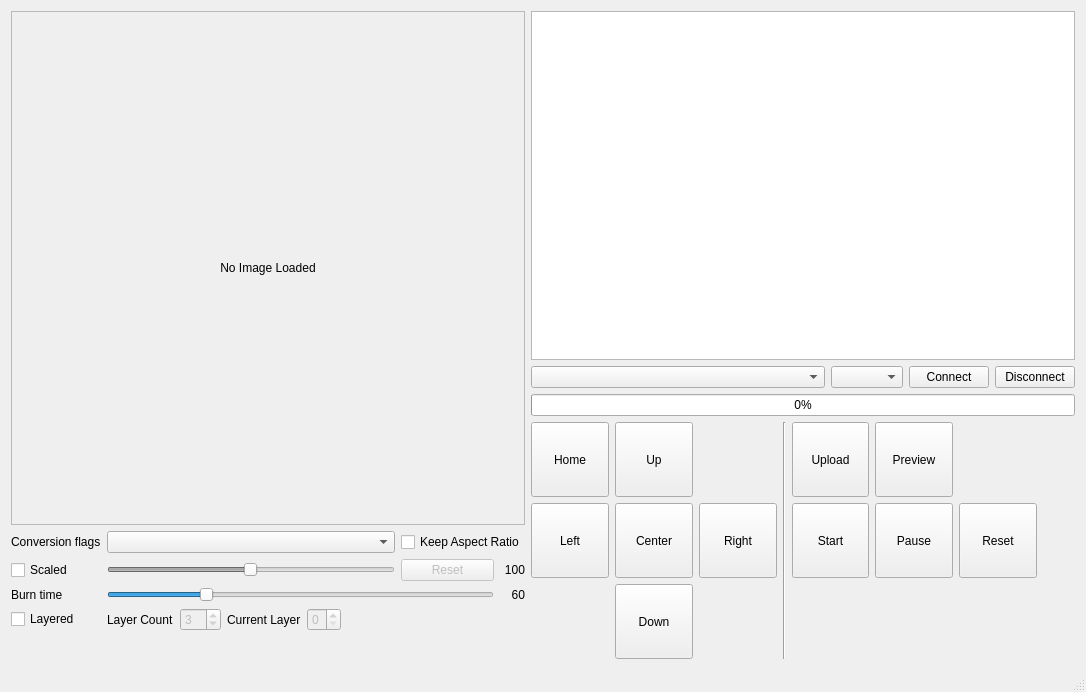
<?xml version="1.0" encoding="UTF-8"?>
<ui version="4.0">
 <class>MainWindow</class>
 <widget class="QMainWindow" name="MainWindow">
  <property name="geometry">
   <rect>
    <x>0</x>
    <y>0</y>
    <width>1086</width>
    <height>692</height>
   </rect>
  </property>
  <property name="windowTitle">
   <string>EzGraver</string>
  </property>
  <widget class="QWidget" name="centralWidget">
   <layout class="QHBoxLayout" name="horizontalLayout_2" stretch="0,1">
    <item>
     <layout class="QVBoxLayout" name="verticalLayout_3">
      <item>
       <widget class="ImageLabel" name="image">
        <property name="sizePolicy">
         <sizepolicy hsizetype="Fixed" vsizetype="Fixed">
          <horstretch>0</horstretch>
          <verstretch>0</verstretch>
         </sizepolicy>
        </property>
        <property name="minimumSize">
         <size>
          <width>514</width>
          <height>514</height>
         </size>
        </property>
        <property name="frameShape">
         <enum>QFrame::StyledPanel</enum>
        </property>
        <property name="text">
         <string>No Image Loaded</string>
        </property>
        <property name="alignment">
         <set>Qt::AlignCenter</set>
        </property>
       </widget>
      </item>
      <item>
       <layout class="QGridLayout" name="gridLayout_2">
        <item row="2" column="0">
         <widget class="QLabel" name="label_2">
          <property name="text">
           <string>Burn time</string>
          </property>
         </widget>
        </item>
        <item row="3" column="1">
         <layout class="QHBoxLayout" name="horizontalLayout">
          <item>
           <widget class="QLabel" name="label_5">
            <property name="text">
             <string>Layer Count</string>
            </property>
           </widget>
          </item>
          <item>
           <widget class="QSpinBox" name="layerCount">
            <property name="enabled">
             <bool>false</bool>
            </property>
            <property name="minimum">
             <number>2</number>
            </property>
            <property name="value">
             <number>3</number>
            </property>
           </widget>
          </item>
          <item>
           <widget class="QLabel" name="label_3">
            <property name="text">
             <string>Current Layer</string>
            </property>
           </widget>
          </item>
          <item>
           <widget class="QSpinBox" name="selectedLayer">
            <property name="enabled">
             <bool>false</bool>
            </property>
            <property name="layoutDirection">
             <enum>Qt::LeftToRight</enum>
            </property>
            <property name="minimum">
             <number>0</number>
            </property>
            <property name="maximum">
             <number>3</number>
            </property>
            <property name="value">
             <number>0</number>
            </property>
           </widget>
          </item>
          <item>
           <spacer name="horizontalSpacer_2">
            <property name="orientation">
             <enum>Qt::Horizontal</enum>
            </property>
            <property name="sizeHint" stdset="0">
             <size>
              <width>40</width>
              <height>20</height>
             </size>
            </property>
           </spacer>
          </item>
         </layout>
        </item>
        <item row="2" column="3">
         <widget class="QLabel" name="burnTimeLabel">
          <property name="sizePolicy">
           <sizepolicy hsizetype="Fixed" vsizetype="Preferred">
            <horstretch>0</horstretch>
            <verstretch>0</verstretch>
           </sizepolicy>
          </property>
          <property name="minimumSize">
           <size>
            <width>25</width>
            <height>0</height>
           </size>
          </property>
          <property name="text">
           <string>60</string>
          </property>
          <property name="alignment">
           <set>Qt::AlignRight|Qt::AlignTrailing|Qt::AlignVCenter</set>
          </property>
         </widget>
        </item>
        <item row="0" column="1">
         <widget class="QComboBox" name="conversionFlags">
          <property name="sizePolicy">
           <sizepolicy hsizetype="Expanding" vsizetype="Fixed">
            <horstretch>0</horstretch>
            <verstretch>0</verstretch>
           </sizepolicy>
          </property>
         </widget>
        </item>
        <item row="0" column="0">
         <widget class="QLabel" name="label">
          <property name="text">
           <string>Conversion flags</string>
          </property>
         </widget>
        </item>
        <item row="3" column="0">
         <widget class="QCheckBox" name="layered">
          <property name="text">
           <string>Layered</string>
          </property>
         </widget>
        </item>
        <item row="0" column="2" colspan="2">
         <widget class="QCheckBox" name="keepAspectRatio">
          <property name="text">
           <string>Keep Aspect Ratio</string>
          </property>
         </widget>
        </item>
        <item row="2" column="1" colspan="2">
         <widget class="QSlider" name="burnTime">
          <property name="sizePolicy">
           <sizepolicy hsizetype="Expanding" vsizetype="Fixed">
            <horstretch>0</horstretch>
            <verstretch>0</verstretch>
           </sizepolicy>
          </property>
          <property name="minimum">
           <number>1</number>
          </property>
          <property name="maximum">
           <number>240</number>
          </property>
          <property name="value">
           <number>60</number>
          </property>
          <property name="orientation">
           <enum>Qt::Horizontal</enum>
          </property>
         </widget>
        </item>
        <item row="1" column="1">
         <widget class="QSlider" name="imageScale">
          <property name="enabled">
           <bool>false</bool>
          </property>
          <property name="minimum">
           <number>1</number>
          </property>
          <property name="maximum">
           <number>200</number>
          </property>
          <property name="value">
           <number>100</number>
          </property>
          <property name="orientation">
           <enum>Qt::Horizontal</enum>
          </property>
         </widget>
        </item>
        <item row="1" column="2">
         <widget class="QPushButton" name="resetImageScale">
          <property name="enabled">
           <bool>false</bool>
          </property>
          <property name="text">
           <string>Reset</string>
          </property>
         </widget>
        </item>
        <item row="1" column="3">
         <widget class="QLabel" name="imageScaleLabel">
          <property name="text">
           <string>100</string>
          </property>
          <property name="alignment">
           <set>Qt::AlignRight|Qt::AlignTrailing|Qt::AlignVCenter</set>
          </property>
         </widget>
        </item>
        <item row="1" column="0">
         <widget class="QCheckBox" name="scaled">
          <property name="text">
           <string>Scaled</string>
          </property>
         </widget>
        </item>
       </layout>
      </item>
      <item>
       <spacer name="verticalSpacer_2">
        <property name="orientation">
         <enum>Qt::Vertical</enum>
        </property>
        <property name="sizeHint" stdset="0">
         <size>
          <width>20</width>
          <height>40</height>
         </size>
        </property>
       </spacer>
      </item>
     </layout>
    </item>
    <item>
     <layout class="QVBoxLayout" name="verticalLayout_2">
      <item>
       <widget class="QPlainTextEdit" name="verbose">
        <property name="readOnly">
         <bool>true</bool>
        </property>
       </widget>
      </item>
      <item>
       <layout class="QHBoxLayout" name="horizontalLayout_3">
        <item>
         <widget class="QComboBox" name="ports"/>
        </item>
        <item>
         <widget class="QComboBox" name="protocolVersion">
          <property name="sizePolicy">
           <sizepolicy hsizetype="Fixed" vsizetype="Fixed">
            <horstretch>0</horstretch>
            <verstretch>0</verstretch>
           </sizepolicy>
          </property>
         </widget>
        </item>
        <item>
         <widget class="QPushButton" name="connect">
          <property name="sizePolicy">
           <sizepolicy hsizetype="Fixed" vsizetype="Fixed">
            <horstretch>0</horstretch>
            <verstretch>0</verstretch>
           </sizepolicy>
          </property>
          <property name="text">
           <string>Connect</string>
          </property>
         </widget>
        </item>
        <item>
         <widget class="QPushButton" name="disconnect">
          <property name="sizePolicy">
           <sizepolicy hsizetype="Fixed" vsizetype="Fixed">
            <horstretch>0</horstretch>
            <verstretch>0</verstretch>
           </sizepolicy>
          </property>
          <property name="text">
           <string>Disconnect</string>
          </property>
         </widget>
        </item>
       </layout>
      </item>
      <item>
       <widget class="QProgressBar" name="progress">
        <property name="value">
         <number>0</number>
        </property>
       </widget>
      </item>
      <item>
       <layout class="QGridLayout" name="gridLayout_3">
        <item row="1" column="0">
         <widget class="QPushButton" name="left">
          <property name="sizePolicy">
           <sizepolicy hsizetype="Fixed" vsizetype="Fixed">
            <horstretch>0</horstretch>
            <verstretch>0</verstretch>
           </sizepolicy>
          </property>
          <property name="minimumSize">
           <size>
            <width>75</width>
            <height>75</height>
           </size>
          </property>
          <property name="text">
           <string>Left</string>
          </property>
          <property name="shortcut">
           <string>Left</string>
          </property>
         </widget>
        </item>
        <item row="1" column="1">
         <widget class="QPushButton" name="center">
          <property name="sizePolicy">
           <sizepolicy hsizetype="Fixed" vsizetype="Fixed">
            <horstretch>0</horstretch>
            <verstretch>0</verstretch>
           </sizepolicy>
          </property>
          <property name="minimumSize">
           <size>
            <width>75</width>
            <height>75</height>
           </size>
          </property>
          <property name="text">
           <string>Center</string>
          </property>
         </widget>
        </item>
        <item row="0" column="3" rowspan="3">
         <widget class="Line" name="line">
          <property name="orientation">
           <enum>Qt::Vertical</enum>
          </property>
         </widget>
        </item>
        <item row="0" column="5">
         <widget class="QPushButton" name="upload">
          <property name="sizePolicy">
           <sizepolicy hsizetype="Fixed" vsizetype="Fixed">
            <horstretch>0</horstretch>
            <verstretch>0</verstretch>
           </sizepolicy>
          </property>
          <property name="minimumSize">
           <size>
            <width>75</width>
            <height>75</height>
           </size>
          </property>
          <property name="text">
           <string>Upload</string>
          </property>
         </widget>
        </item>
        <item row="0" column="0">
         <widget class="QPushButton" name="home">
          <property name="sizePolicy">
           <sizepolicy hsizetype="Fixed" vsizetype="Fixed">
            <horstretch>0</horstretch>
            <verstretch>0</verstretch>
           </sizepolicy>
          </property>
          <property name="minimumSize">
           <size>
            <width>75</width>
            <height>75</height>
           </size>
          </property>
          <property name="text">
           <string>Home</string>
          </property>
         </widget>
        </item>
        <item row="1" column="8">
         <spacer name="horizontalSpacer">
          <property name="orientation">
           <enum>Qt::Horizontal</enum>
          </property>
          <property name="sizeHint" stdset="0">
           <size>
            <width>40</width>
            <height>20</height>
           </size>
          </property>
         </spacer>
        </item>
        <item row="0" column="1">
         <widget class="QPushButton" name="up">
          <property name="sizePolicy">
           <sizepolicy hsizetype="Fixed" vsizetype="Fixed">
            <horstretch>0</horstretch>
            <verstretch>0</verstretch>
           </sizepolicy>
          </property>
          <property name="minimumSize">
           <size>
            <width>75</width>
            <height>75</height>
           </size>
          </property>
          <property name="text">
           <string>Up</string>
          </property>
          <property name="shortcut">
           <string>Up</string>
          </property>
         </widget>
        </item>
        <item row="2" column="1">
         <widget class="QPushButton" name="down">
          <property name="sizePolicy">
           <sizepolicy hsizetype="Fixed" vsizetype="Fixed">
            <horstretch>0</horstretch>
            <verstretch>0</verstretch>
           </sizepolicy>
          </property>
          <property name="minimumSize">
           <size>
            <width>75</width>
            <height>75</height>
           </size>
          </property>
          <property name="text">
           <string>Down</string>
          </property>
          <property name="shortcut">
           <string>Down</string>
          </property>
         </widget>
        </item>
        <item row="1" column="2">
         <widget class="QPushButton" name="right">
          <property name="sizePolicy">
           <sizepolicy hsizetype="Fixed" vsizetype="Fixed">
            <horstretch>0</horstretch>
            <verstretch>0</verstretch>
           </sizepolicy>
          </property>
          <property name="minimumSize">
           <size>
            <width>75</width>
            <height>75</height>
           </size>
          </property>
          <property name="text">
           <string>Right</string>
          </property>
          <property name="shortcut">
           <string>Right</string>
          </property>
         </widget>
        </item>
        <item row="0" column="6">
         <widget class="QPushButton" name="preview">
          <property name="sizePolicy">
           <sizepolicy hsizetype="Fixed" vsizetype="Fixed">
            <horstretch>0</horstretch>
            <verstretch>0</verstretch>
           </sizepolicy>
          </property>
          <property name="minimumSize">
           <size>
            <width>75</width>
            <height>75</height>
           </size>
          </property>
          <property name="text">
           <string>Preview</string>
          </property>
         </widget>
        </item>
        <item row="1" column="5">
         <widget class="QPushButton" name="start">
          <property name="sizePolicy">
           <sizepolicy hsizetype="Fixed" vsizetype="Fixed">
            <horstretch>0</horstretch>
            <verstretch>0</verstretch>
           </sizepolicy>
          </property>
          <property name="minimumSize">
           <size>
            <width>75</width>
            <height>75</height>
           </size>
          </property>
          <property name="text">
           <string>Start</string>
          </property>
         </widget>
        </item>
        <item row="0" column="4">
         <layout class="QGridLayout" name="gridLayout"/>
        </item>
        <item row="1" column="6">
         <widget class="QPushButton" name="pause">
          <property name="sizePolicy">
           <sizepolicy hsizetype="Fixed" vsizetype="Fixed">
            <horstretch>0</horstretch>
            <verstretch>0</verstretch>
           </sizepolicy>
          </property>
          <property name="minimumSize">
           <size>
            <width>75</width>
            <height>75</height>
           </size>
          </property>
          <property name="text">
           <string>Pause</string>
          </property>
         </widget>
        </item>
        <item row="1" column="7">
         <widget class="QPushButton" name="reset">
          <property name="sizePolicy">
           <sizepolicy hsizetype="Fixed" vsizetype="Fixed">
            <horstretch>0</horstretch>
            <verstretch>0</verstretch>
           </sizepolicy>
          </property>
          <property name="minimumSize">
           <size>
            <width>75</width>
            <height>75</height>
           </size>
          </property>
          <property name="text">
           <string>Reset</string>
          </property>
         </widget>
        </item>
       </layout>
      </item>
     </layout>
    </item>
   </layout>
  </widget>
  <widget class="QMenuBar" name="menuBar">
   <property name="geometry">
    <rect>
     <x>0</x>
     <y>0</y>
     <width>1086</width>
     <height>21</height>
    </rect>
   </property>
  </widget>
  <widget class="QStatusBar" name="statusBar"/>
 </widget>
 <layoutdefault spacing="6" margin="11"/>
 <customwidgets>
  <customwidget>
   <class>ImageLabel</class>
   <extends>QLabel</extends>
   <header>imagelabel.h</header>
  </customwidget>
 </customwidgets>
 <resources/>
 <connections/>
</ui>
